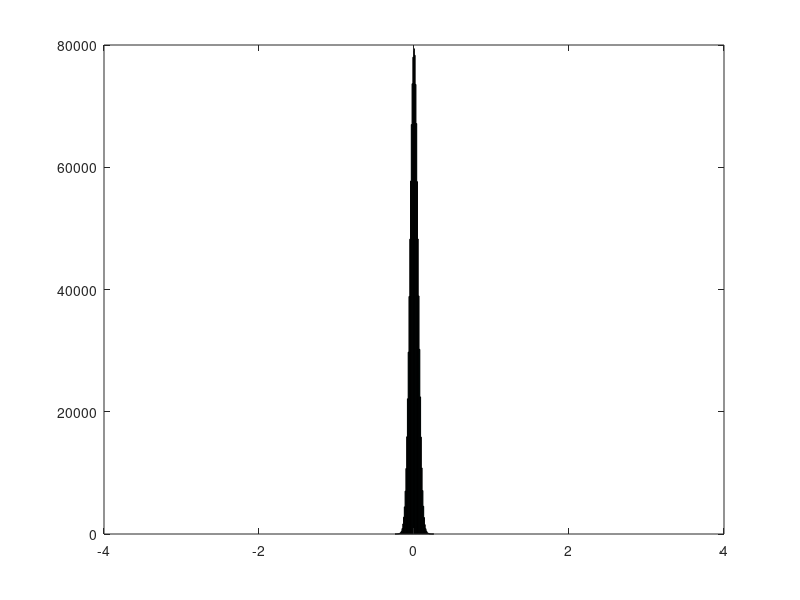

Source code (MATLAB):
% Distribution of initial weights
%% old simulations

mini=0;
maxi=0.1;
weights = mini + (maxi-mini).*rand(1,1000000);
sum(weights<0.0001)

bins = -1:0.01:1; 
hist(weights,bins)

%% randn folder

mini=-0.05;
maxi=0.05;
weights = mini + (maxi-mini).*randn(1,1000000);
sum(weights<0.0001)

bins = -1:0.01:1;
hist(weights,bins)

%% new simulations

mini=-0.05;
maxi=0.05;
weights = mini + (maxi-mini).*rand(1,1000000);
sum(weights<0.0001)

bins = -1:0.01:1; 
hist(weights,bins)

%% Themis

weights = 0.05 .* randn(1,1000000);
sum(weights<0.0001)

bins = -3:0.01:3; 
hist(weights,bins)


